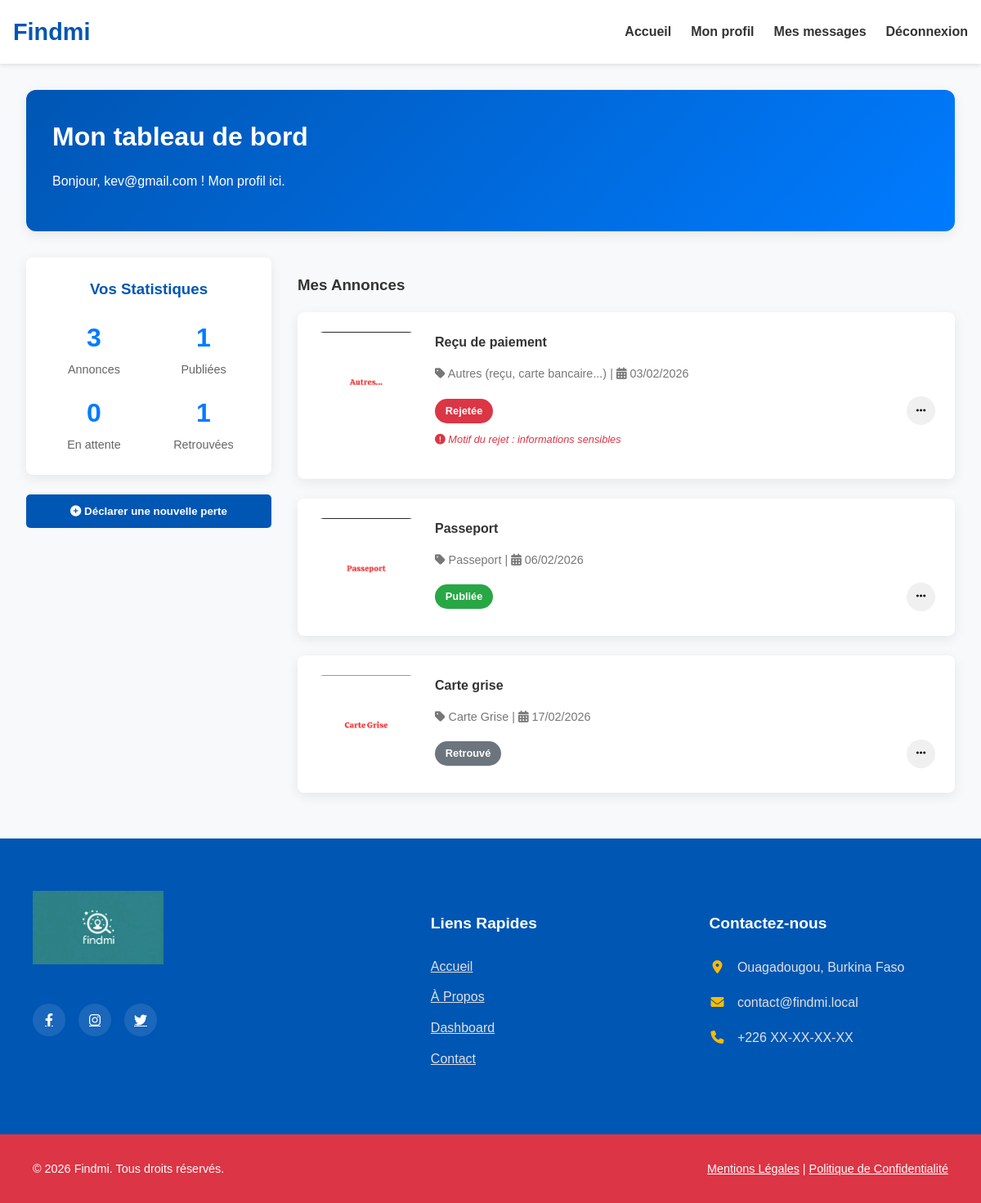
Page /dashboard.php (signed in) on the committed database.
### tables this page shows
CREATE TABLE IF NOT EXISTS `annonces` (
  `id_annonce` int NOT NULL AUTO_INCREMENT,
  `titre` varchar(255) NOT NULL,
  `description` text,
  `type_annonce` enum('perdu','trouve') NOT NULL,
  `statut_annonce` enum('en_attente_validation','publiee','rejetee','retrouve','supprimee') NOT NULL DEFAULT 'en_attente_validation',
  `motif_rejet` text,
  `date_perte_trouve` date NOT NULL,
  `lieu_perte_trouve` varchar(255) NOT NULL,
  `nom_sur_document` varchar(150) DEFAULT NULL,
  `photo_url` varchar(255) DEFAULT NULL,
  `date_creation` datetime NOT NULL DEFAULT CURRENT_TIMESTAMP,
  `date_validation` datetime DEFAULT NULL,
  `id_utilisateur` int NOT NULL,
  `id_categorie` int NOT NULL,
  `id_validateur` int DEFAULT NULL,
  PRIMARY KEY (`id_annonce`),
  KEY `id_utilisateur` (`id_utilisateur`),
  KEY `id_categorie` (`id_categorie`)
);

CREATE TABLE IF NOT EXISTS `categories` (
  `id_categorie` int NOT NULL AUTO_INCREMENT,
  `nom_categorie` varchar(100) NOT NULL,
  PRIMARY KEY (`id_categorie`),
  UNIQUE KEY `nom_categorie` (`nom_categorie`)
);

### core/i18n.php (called while the page is built, shortened)
<?php
$__i18n_lang = defined('DEFAULT_LANGUAGE') ? DEFAULT_LANGUAGE : ($_SESSION['lang'] ?? 'fr');
$__i18n_lang = in_array($__i18n_lang, ['fr','en']) ? $__i18n_lang : 'fr';
$__i18n_messages = [];
$langFile = __DIR__ . "/../lang/{$__i18n_lang}.php";
if (file_exists($langFile)) {
    $__i18n_messages = include $langFile;
}
if (!function_exists('t')) {
    function t(string $key, array $placeholders = []) {
        global $__i18n_messages;
        $msg = $__i18n_messages[$key] ?? $key;
        return $msg;
    }
}

### lang/fr.php (called while the page is built)
<?php
return [
    'home' => 'Accueil',
    'dashboard' => 'Mon tableau de bord',
    'profile' => 'Mon profil',
    'logout' => 'Déconnexion',
    'login' => 'Se connecter',
    'contact' => 'Contact',
    'save' => 'Enregistrer',
    'back' => 'Retour',
    'maintenance_message' => 'Le site est en maintenance, revenez plus tard.',
    'maintenance_title' => 'Nous serons bientôt de retour',
    'maintenance_contact_label' => 'Contact',
    'maintenance_button_home' => 'Retour à l\'accueil',
    'messages_history' => 'Historique de mes messages',
    'settings' => 'Paramètres',
    'admin' => 'Administration'
    , 'about' => 'À propos'
    , 'search' => 'Rechercher'
    , 'my_messages' => 'Mes messages'
    , 'hero_title' => 'Ne perdez plus espoir, retrouvez-les.'
    , 'hero_subtitle' => 'La plateforme citoyenne pour retrouver vos documents et proches.'
    , 'search_placeholder' => 'Rechercher une CNI, un passeport...'
    , 'login_prompt' => 'Connectez-vous maintenant !'
    , 'browse_listings' => 'Parcourir les annonces'
];

### dashboard.php (the view, shortened to what this page needs)
<?php
require_once 'core/db_connect.php';
$id_utilisateur = $_SESSION['id_utilisateur'];
$stmt_annonces = $pdo->prepare("
    SELECT a.*, c.nom_categorie
    FROM annonces a
    JOIN categories c ON a.id_categorie = c.id_categorie
    WHERE a.id_utilisateur = ? AND a.statut_annonce != 'supprimee'
    ORDER BY a.date_creation DESC
");
$stmt_annonces->execute([$id_utilisateur]);
$mes_annonces = $stmt_annonces->fetchAll();
$stats = ['total' => 0, 'publiee' => 0, 'en_attente' => 0, 'retrouve' => 0];
foreach ($mes_annonces as $annonce) {
    $stats['total']++;
    if ($annonce['statut_annonce'] == 'publiee') $stats['publiee']++;
    if ($annonce['statut_annonce'] == 'retrouve') $stats['retrouve']++;
}
?>
<!DOCTYPE html>
<html lang="fr">
<head>
    <link href="https://cdnjs.cloudflare.com/ajax/libs/font-awesome/6.0.0-beta3/css/all.min.css" rel="stylesheet">
    <link rel="stylesheet" href="css/style.css">
</head>
<body>
    <nav class="navbar">
        <div class="nav-container">
            <a href="index.php" class="nav-logo"><?= htmlspecialchars(SITE_NAME ?? 'Findmi') ?></a>
            <ul class="nav-links" id="navLinks">
                <li><a href="index.php"><?= htmlspecialchars(t('home')) ?></a></li>
                <?php if (isset($_SESSION['id_utilisateur'])): ?>
                    <li><a href="profil.php"><?= htmlspecialchars(t('profile')) ?></a></li>
                    <li><a href="historique_messages.php"><?= htmlspecialchars(t('my_messages')) ?></a></li>
                    <li><a href="logout.php"><?= htmlspecialchars(t('logout')) ?></a></li>
                <?php endif; ?>
            </ul>
        </div>
    </nav>
    <div class="dashboard-container">
        <header class="dashboard-header">
            <h1><?= htmlspecialchars(t('dashboard')) ?></h1>
            <p>Bonjour, <?= htmlspecialchars($_SESSION['email_utilisateur']) ?> ! <?= htmlspecialchars(t('profile')) ?> ici.</p>
        </header>
        <div class="dashboard-grid">
            <aside class="dashboard-sidebar">
                <div class="stats-card">
                    <h3>Vos Statistiques</h3>
                    <div class="stats-grid">
                        <div class="stat-item"><span class="stat-number"><?= $stats['total'] ?></span><span class="stat-label">Annonces</span></div>
                        <div class="stat-item"><span class="stat-number"><?= $stats['publiee'] ?></span><span class="stat-label">Publiées</span></div>
                        <div class="stat-item"><span class="stat-number"><?= $stats['en_attente'] ?></span><span class="stat-label">En attente</span></div>
                        <div class="stat-item"><span class="stat-number"><?= $stats['retrouve'] ?></span><span class="stat-label">Retrouvées</span></div>
                    </div>
                </div>
                <div class="new-annonce-toggle">
                    <button id="toggleFormBtn" class="btn-primary"><i class="fas fa-plus-circle"></i> Déclarer une nouvelle perte</button>
                </div>
            </aside>
            <main class="dashboard-main">
                <div class="list-section">
                    <h3>Mes Annonces</h3>
                    <?php if (empty($mes_annonces)): ?>
                        <p class="empty-list-message">Vous n'avez aucune annonce pour le moment. Cliquez sur "Déclarer une nouvelle perte" pour commencer !</p>
                    <?php else: ?>
                        <?php foreach ($mes_annonces as $annonce): ?>
                            <div class="dash-annonce-card">
                                <img src="<?= htmlspecialchars($annonce['photo_url']) ?>" alt="Photo annonce" class="dash-annonce-img">
                                <div class="dash-annonce-content">
                                    <h4><?= htmlspecialchars($annonce['titre']) ?></h4>
                                    <p class="annonce-meta"><i class="fas fa-tag"></i> <?= htmlspecialchars($annonce['nom_categorie']) ?> | <i class="fas fa-calendar-alt"></i> <?= date('d/m/Y', strtotime($annonce['date_perte_trouve'])) ?></p>
                                    <div class="annonce-status-actions">
                                        <span class="statut-badge status-<?= str_replace('_', '-', $annonce['statut_annonce']) ?>">
                                            <?php echo ['en_attente_validation' => 'En attente', 'publiee' => 'Publiée', 'rejetee' => 'Rejetée', 'retrouve' => 'Retrouvé'][$annonce['statut_annonce']] ?? 'Inconnu'; ?>
                                        </span>
                                        <div class="actions-dropdown">
                                            <button class="actions-btn"><i class="fas fa-ellipsis-h"></i></button>
                                        </div>
                                    </div>
                                    <?php if ($annonce['statut_annonce'] === 'rejetee' && !empty($annonce['motif_rejet'])): ?>
                                        <p class="rejection-reason"><i class="fas fa-exclamation-circle"></i> Motif du rejet : <?= htmlspecialchars($annonce['motif_rejet']) ?></p>
                                    <?php endif; ?>
                                </div>
                            </div>
                        <?php endforeach; ?>
                    <?php endif; ?>
                </div>
            </main>
        </div>
    </div>
    <?php include 'footer.php'; ?>
</body>
</html>

### css/style.css (style rules this page uses)
:root { --primary-color: #0056b3; --secondary-color: #007bff; --accent-color: #ffc107; --danger-color: #dc3545; --text-color: #333; --bg-color: #f8f9fa; --white-color: #fff; --shadow: 0 4px 15px rgba(0, 0, 0, 0.08); --shadow-hover: 0 10px 25px rgba(0, 0, 0, 0.12); }
body { font-family: 'Poppins', sans-serif; margin: 0; padding: 0; background-color: var(--bg-color); color: var(--text-color); line-height: 1.6; }
.main-container, .nav-container { max-width: 1200px; margin: 0 auto; padding: 0 1rem; }
.navbar { background-color: var(--white-color); box-shadow: 0 2px 5px rgba(0, 0, 0, 0.1); padding: 1rem 0; position: sticky; top: 0; z-index: 1000; }
.nav-container { display: flex; justify-content: space-between; align-items: center; }
.nav-logo { font-size: 1.8rem; font-weight: 700; color: var(--primary-color); text-decoration: none; }
.nav-links { list-style: none; margin: 0; padding: 0; display: flex; gap: 1.5rem; }
.nav-links a { text-decoration: none; color: var(--text-color); font-weight: 600; position: relative; padding-bottom: 5px; }
.nav-links a::after { content: ''; position: absolute; bottom: 0; left: 0; width: 0; height: 2px; background-color: var(--accent-color); transition: width 0.3s ease; }
.dashboard-container { max-width: 1400px; margin: 0 auto; padding: 2rem; }
.dashboard-header { background: linear-gradient(135deg, var(--primary-color), var(--secondary-color)); color: var(--white-color); padding: 2rem; border-radius: 12px; margin-bottom: 2rem; box-shadow: var(--shadow); }
.dashboard-header h1 { margin: 0; }
.dashboard-grid { display: grid; grid-template-columns: 300px 1fr; gap: 2rem; }
.stats-card { background: var(--white-color); padding: 1.5rem; border-radius: 8px; box-shadow: var(--shadow); }
.stats-card h3 { margin-top: 0; text-align: center; color: var(--primary-color); }
.stats-grid { display: grid; grid-template-columns: 1fr 1fr; gap: 1rem; text-align: center; }
.stat-number { font-size: 2rem; font-weight: 700; display: block; color: var(--secondary-color); }
.stat-label { font-size: 0.9rem; color: #666; }
.new-annonce-toggle { margin-top: 1.5rem; }
.new-annonce-toggle button { width: 100%; }
.btn-primary { background-color: var(--primary-color); color: var(--white-color); border: none; padding: 0.8rem 1.5rem; border-radius: 5px; cursor: pointer; transition: background-color 0.3s; font-weight: 600; }
.dash-annonce-card { display: flex; gap: 1.5rem; background: var(--white-color); padding: 1.5rem; border-radius: 8px; box-shadow: var(--shadow); margin-bottom: 1.5rem; transition: box-shadow 0.3s; }
.dash-annonce-img { width: 120px; height: 120px; object-fit: cover; border-radius: 8px; }
.dash-annonce-content { flex: 1; }
.dash-annonce-content h4 { margin: 0 0 0.5rem; }
.annonce-meta { color: #777; font-size: 0.9rem; margin-bottom: 1rem; }
.rejection-reason { color: #dc3545; font-size: 0.8rem; margin-top: 0.5rem; font-style: italic; }
.annonce-status-actions { display: flex; justify-content: space-between; align-items: center; }
.statut-badge { padding: 0.3rem 0.8rem; border-radius: 20px; font-size: 0.8rem; font-weight: 600; color: white; }
.status-publiee { background-color: #28a745; }
.status-rejetee { background-color: #dc3545; }
.status-retrouve { background-color: #6c757d; }
.actions-dropdown { position: relative; }
.actions-btn { background: #f0f0f0; border: none; border-radius: 50%; width: 35px; height: 35px; cursor: pointer; display: flex; align-items: center; justify-content: center; transition: background-color 0.2s; }

### rows in the picture
annonces: id_utilisateur "3", id_validateur "1", photo_url (picture), titre "Reçu de paiement", id_categorie.nom_categorie "Autres (reçu, carte bancaire...)", date_perte_trouve "03/02/2026", statut_annonce "Rejetée", motif_rejet "informations sensibles"
annonces: photo_url (picture), titre "Passeport", id_categorie.nom_categorie "Passeport", date_perte_trouve "06/02/2026", statut_annonce "Publiée"
annonces: photo_url (picture), titre "Carte grise", id_categorie.nom_categorie "Carte Grise", date_perte_trouve "17/02/2026", statut_annonce "Retrouvé"

### other values in the picture
SITE_NAME "Findmi"
t('home') "Accueil"
t('profile') "Mon profil"
t('my_messages') "Mes messages"
t('logout') "Déconnexion"
t('dashboard') "Mon tableau de bord"
$_SESSION['email_utilisateur'] "kev@gmail.com"
$stats['en_attente'] "0"
SITE_EMAIL "contact@findmi.local"
